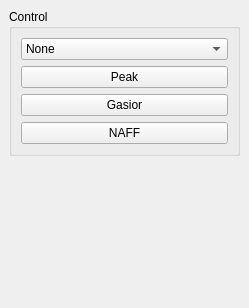
<?xml version="1.0" encoding="UTF-8"?>
<ui version="4.0">
 <class>Form</class>
 <widget class="QWidget" name="Form">
  <property name="geometry">
   <rect>
    <x>0</x>
    <y>0</y>
    <width>249</width>
    <height>308</height>
   </rect>
  </property>
  <property name="windowTitle">
   <string>Form</string>
  </property>
  <layout class="QVBoxLayout" name="verticalLayout_2">
   <property name="spacing">
    <number>6</number>
   </property>
   <property name="leftMargin">
    <number>9</number>
   </property>
   <property name="topMargin">
    <number>9</number>
   </property>
   <property name="rightMargin">
    <number>9</number>
   </property>
   <property name="bottomMargin">
    <number>9</number>
   </property>
   <item>
    <widget class="QGroupBox" name="groupBox">
     <property name="title">
      <string>Control</string>
     </property>
     <layout class="QVBoxLayout" name="verticalLayout">
      <property name="spacing">
       <number>6</number>
      </property>
      <property name="leftMargin">
       <number>9</number>
      </property>
      <property name="topMargin">
       <number>9</number>
      </property>
      <property name="rightMargin">
       <number>9</number>
      </property>
      <property name="bottomMargin">
       <number>9</number>
      </property>
      <item>
       <widget class="QComboBox" name="checkWindowBox">
        <item>
         <property name="text">
          <string>None</string>
         </property>
        </item>
        <item>
         <property name="text">
          <string>Hann</string>
         </property>
        </item>
        <item>
         <property name="text">
          <string>Hamming</string>
         </property>
        </item>
       </widget>
      </item>
      <item>
       <widget class="QPushButton" name="usePeakBtn">
        <property name="text">
         <string>Peak</string>
        </property>
        <property name="checkable">
         <bool>true</bool>
        </property>
        <attribute name="buttonGroup">
         <string notr="true">buttonGroup</string>
        </attribute>
       </widget>
      </item>
      <item>
       <widget class="QPushButton" name="useGassiorBtn">
        <property name="text">
         <string>Gasior</string>
        </property>
        <property name="checkable">
         <bool>true</bool>
        </property>
        <attribute name="buttonGroup">
         <string notr="true">buttonGroup</string>
        </attribute>
       </widget>
      </item>
      <item>
       <widget class="QPushButton" name="useNaffBtn">
        <property name="styleSheet">
         <string notr="true">selection-color: rgb(0, 255, 0);</string>
        </property>
        <property name="text">
         <string>NAFF</string>
        </property>
        <property name="checkable">
         <bool>true</bool>
        </property>
        <attribute name="buttonGroup">
         <string notr="true">buttonGroup</string>
        </attribute>
       </widget>
      </item>
     </layout>
    </widget>
   </item>
   <item>
    <spacer name="verticalSpacer">
     <property name="orientation">
      <enum>Qt::Vertical</enum>
     </property>
     <property name="sizeHint" stdset="0">
      <size>
       <width>20</width>
       <height>59</height>
      </size>
     </property>
    </spacer>
   </item>
  </layout>
 </widget>
 <resources/>
 <connections/>
 <buttongroups>
  <buttongroup name="buttonGroup"/>
 </buttongroups>
</ui>
